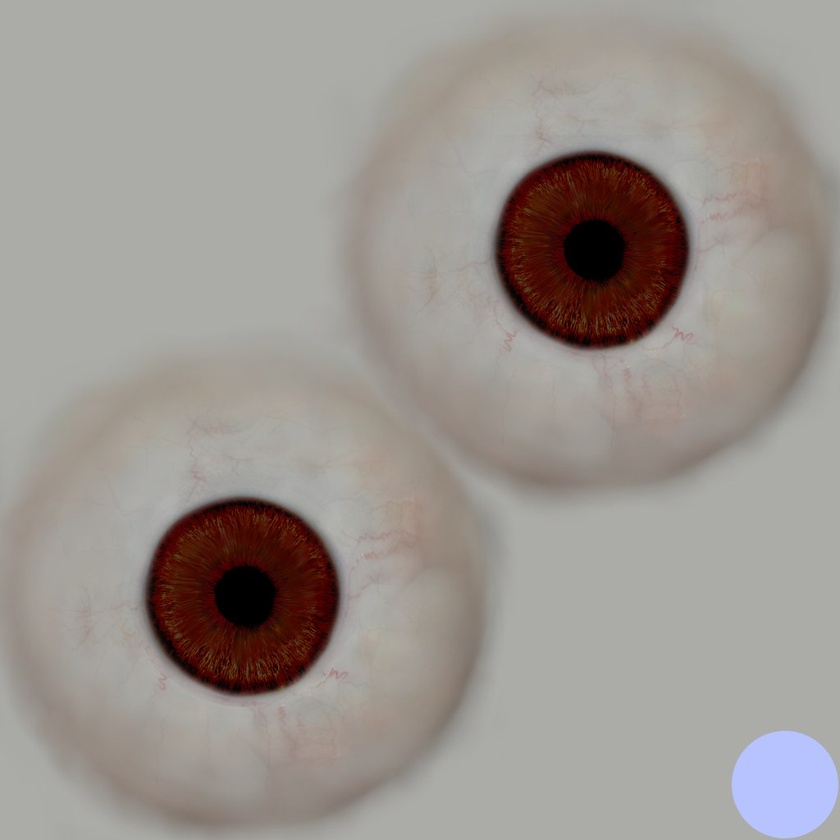
#> input picture assets/models/char_f1_brown_eye.jpg, 840 x 840 px, shrunk from 1024 x 1024 before the run
$ python paint_post.py ../../../assets/models/char_f1_brown_eye.jpg ../../../assets/models/char_f3_brown_eye.jpg 5
#> lines starting #> are read from the running program, lines starting #| are printed output that depends on the picture; after the words box and inside, x2 and y2 are one past the last pixel; in counts of white or black regions, pixels touching at a corner belong together
"""Offline preview of shaders/painted.gdshader: Kuwahara filter + warm grade applied to a screenshot.
usage: python3 paint_post.py IN.png OUT.png [radius]"""
# offline copy of shaders/painted.gdshader (Kuwahara r=3 + warm grade) for preview on the CPU-only build box
import sys, numpy as np
from PIL import Image
from scipy.ndimage import uniform_filter
src, dst = sys.argv[1], sys.argv[2]; r = int(sys.argv[3]) if len(sys.argv) > 3 else 3
im = np.asarray(Image.open(src).convert("RGB")).astype(np.float32) / 255
k = r + 1
m = uniform_filter(im, (k, k, 1)); m2 = uniform_filter(im * im, (k, k, 1))
#> after `m2 = uniform_filter(im * im, (k, k, 1))`:
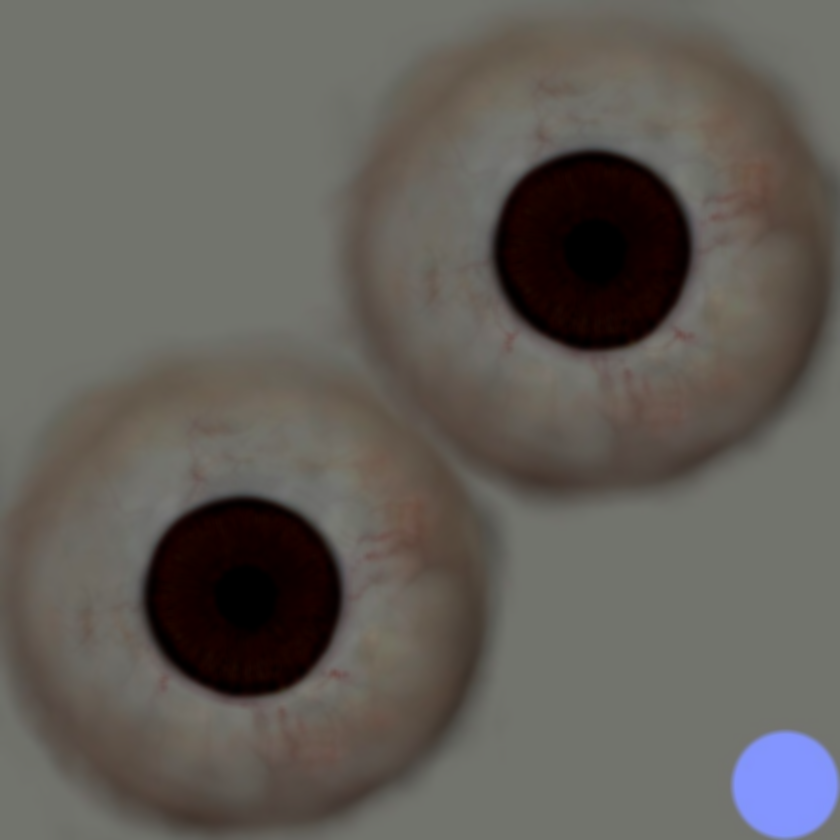
#> m2: shape (840, 840, 3) float32; mean R, G, B 0.388, 0.371, 0.349
var = np.abs(m2 - m * m).sum(2)
H, W = var.shape
#> H = 840; W = 840
def shift(a, dy, dx):
#> called with dy = 3, dx = 3
    return np.roll(np.roll(a, dy, 0), dx, 1)
# sector centres offset by half the window in each diagonal
o = r // 2 + (r % 2)
cands = [(shift(m, oy, ox), shift(var, oy, ox)) for oy in (o, -o) for ox in (o, -o)]
#> in shift (call 8), `return np.roll(np.roll(a, dy, 0), dx, 1)`:
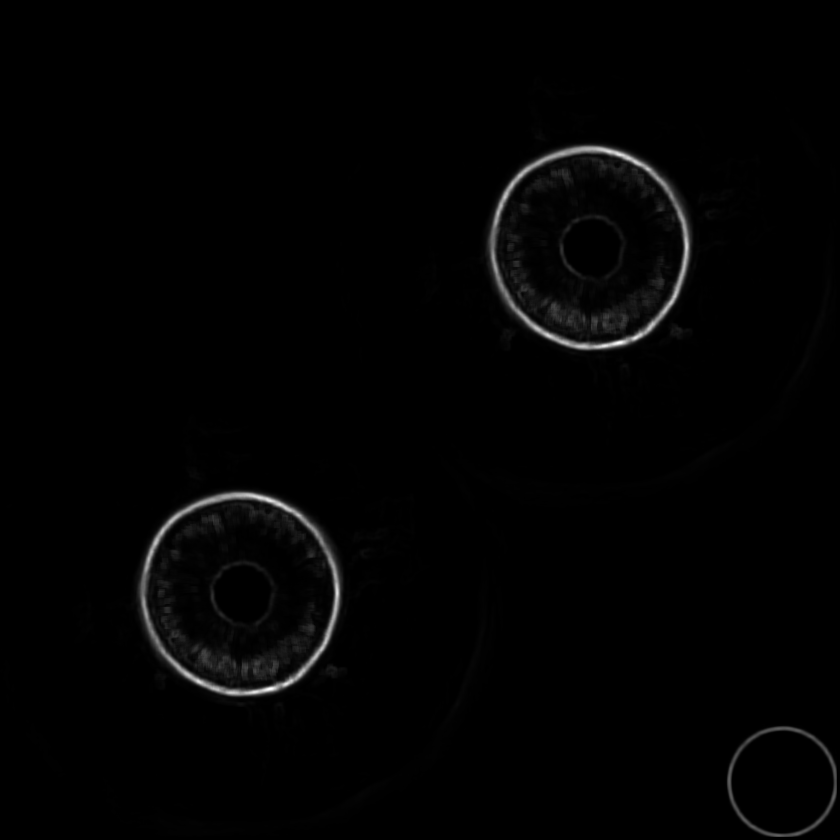
#> returned value: shape (840, 840) float32; min 0, max 0.0586, mean 0.000697; drawn with min black and max white
#> cands = 4 items
best = cands[0][0].copy(); bv = cands[0][1].copy()
for c, v in cands[1:]:
    s = v < bv; best[s] = c[s]; bv[s] = v[s]
#> this loop made 3 passes
#> pass 1, `s = v < bv`:
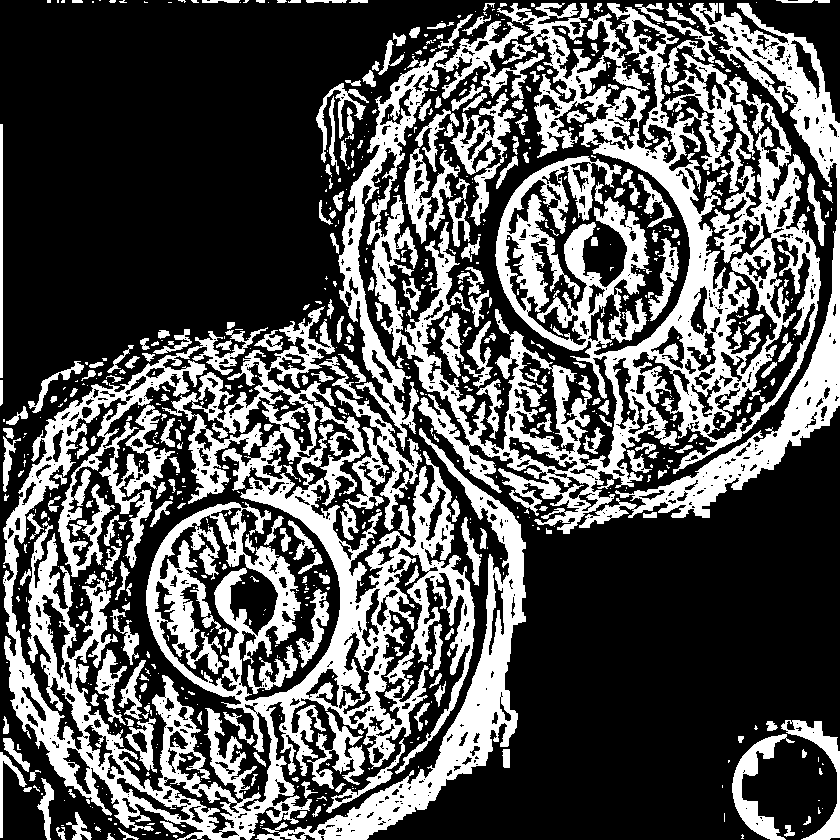
#> s: shape (840, 840) bool; 33.8% white; 877 white regions (594 under 20 px), largest, box (x1, y1, x2, y2) and area: (3, 306, 475, 840) 77868, (338, 3, 821, 534) 75745, (579, 3, 840, 528) 18086
col = best
l = (col * [0.299, 0.587, 0.114]).sum(2, keepdims=True)
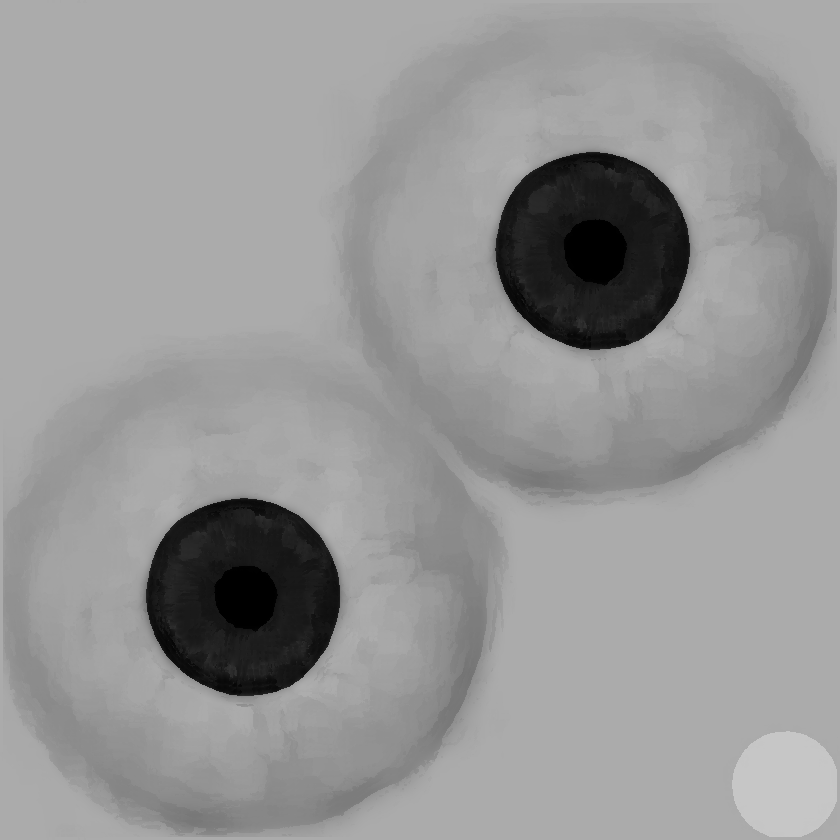
#> l: shape (840, 840, 1) float64; min 0, max 0.778, mean 0.591
col = l + (col - l) * 1.22
col = col + 0.06 * (1 - col) * (1 - np.clip(l / 0.5, 0, 1) ** 2 * (3 - 2 * np.clip(l / 0.5, 0, 1)))
wt = (1 - np.abs(l - 0.5) * 2)
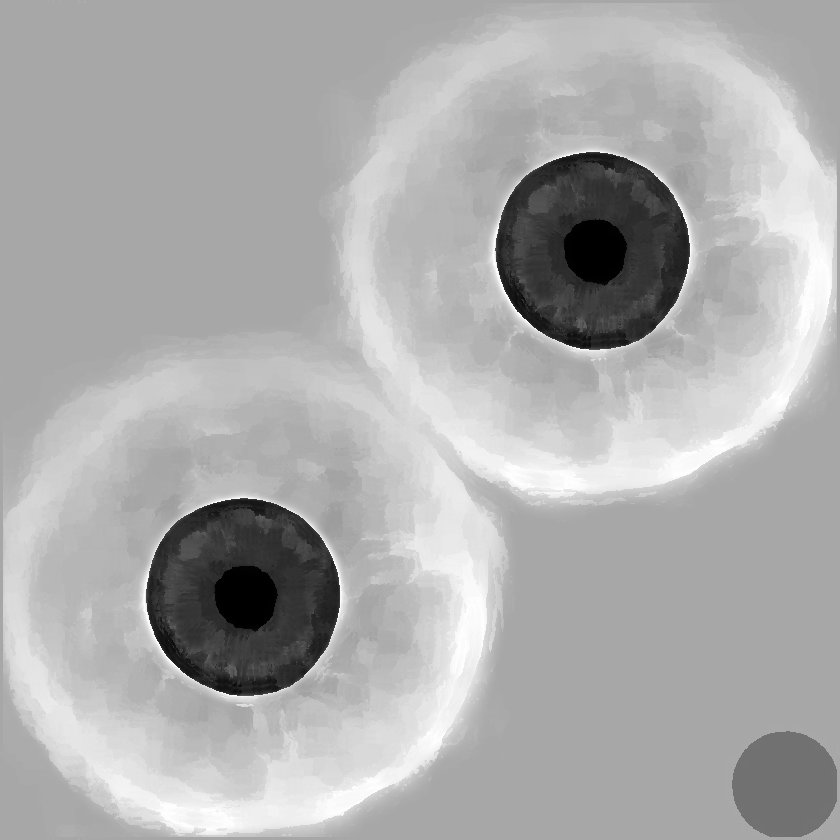
#> wt: shape (840, 840, 1) float64; min 0, max 1, mean 0.678
col[..., 0:1] += 0.05 * wt; col[..., 2:3] -= 0.03 * wt
#> after `col[..., 2:3] -= 0.03 * wt`:
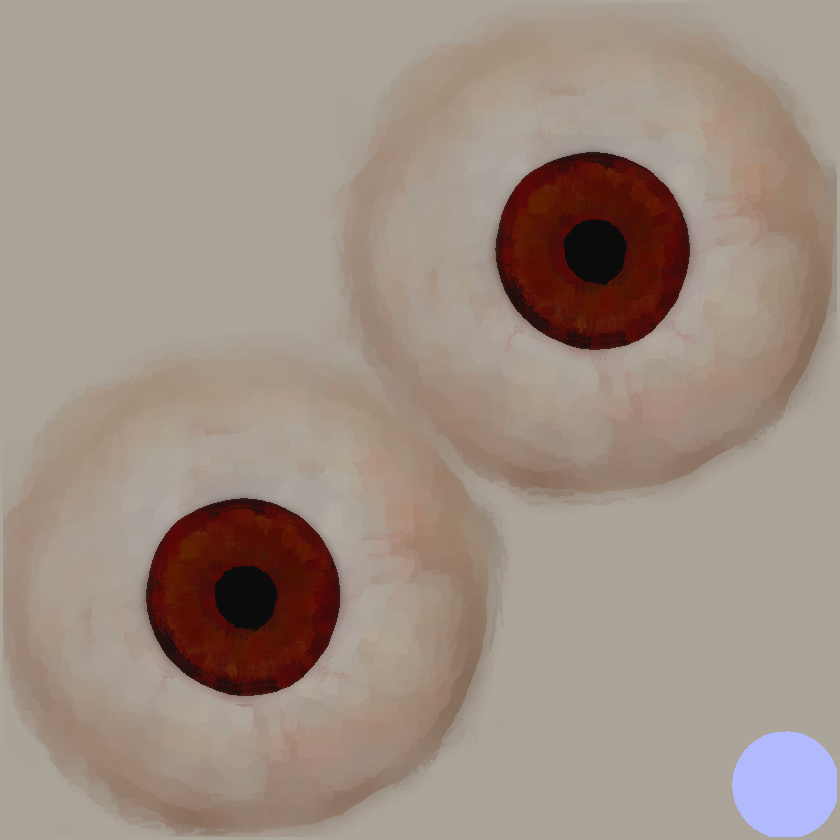
#> col: shape (840, 840, 3) float64; mean of channels 0, 1, 2 0.652, 0.589, 0.544; drawn with min black and max white
Image.fromarray((np.clip(col, 0, 1) * 255).astype(np.uint8)).save(dst)
